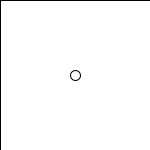
Frame 1 (no input)
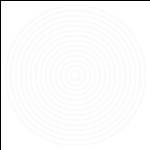
Frame 60 (the mouse pressed at the canvas centre just before this capture)
Frame 120 (the mouse held since frame 60 and released just before this capture): identical to frame 60, image omitted

The Processing sketch that drew these frames (run headless with seeded random() and noise(); from frame 60 on, the mouse is pressed at the canvas centre):

// Processing sketch: lesson_04_ani_circle_kieru
// ── lesson_04_ani_circle_kieru.pde
//大きさを変えるアニメーション

void setup(){
  size(150,150);
  colorMode(RGB,100);
  background(100);
  smooth();
  //stroke(50);
  //strokeWeight(0.01);
}

int i = 10;

void draw(){
  fill(100,10);
  rect(0,0,width,height);
  if(i < width){
    noFill();
    ellipse(width/2,height/2,i,i);
    i+=10;
  }
}
